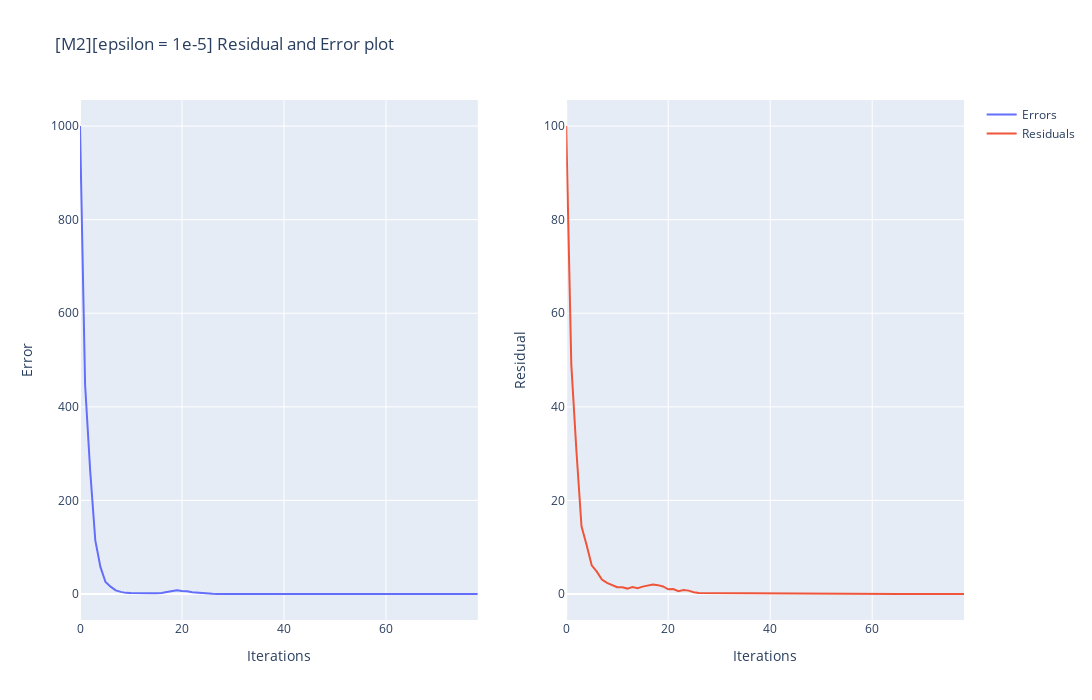

Source (notebook cell):
### Code cell
fig = make_subplots(rows=1, cols=2, shared_xaxes=False)
fig.add_trace( go.Scatter(x=list(range(0,len(errors_m2))), y=errors_m2,name="Errors"),
    row=1, col=1)
fig.add_trace(
    go.Scatter(x=list(range(0,len(residual_m2))), y=residual_m2,name="Residuals"), row=1, col=2
)
fig.update_xaxes(title_text="Iterations", row=1, col=1)
fig.update_yaxes(title_text="Error", row=1, col=1)
fig.update_xaxes(title_text="Iterations", row=1, col=2)
fig.update_yaxes(title_text="Residual", row=1, col=2)
fig.update_layout(height=700, width=1800,title_text="[M2][epsilon = 1e-5] Residual and Error plot").show()
